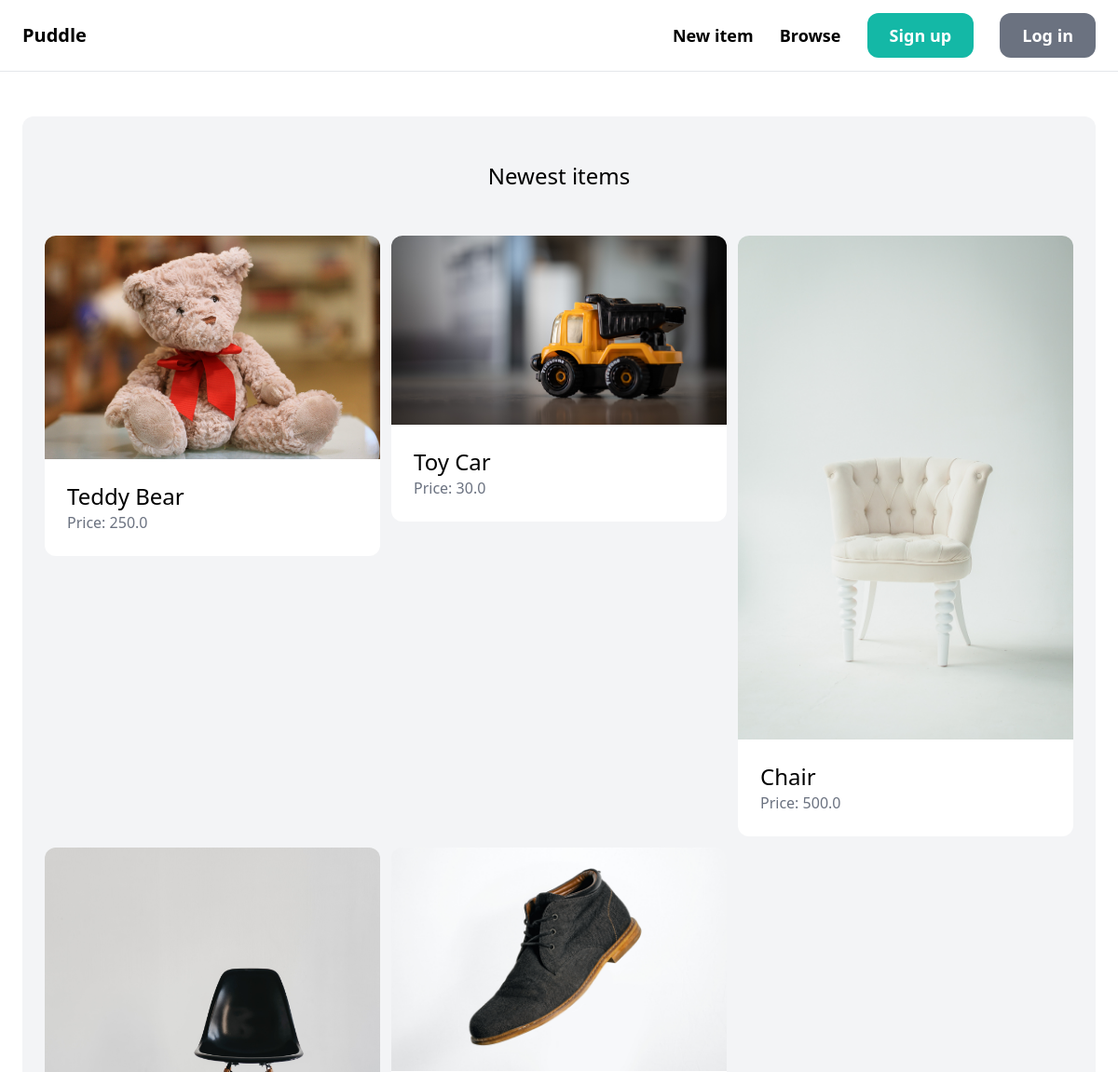
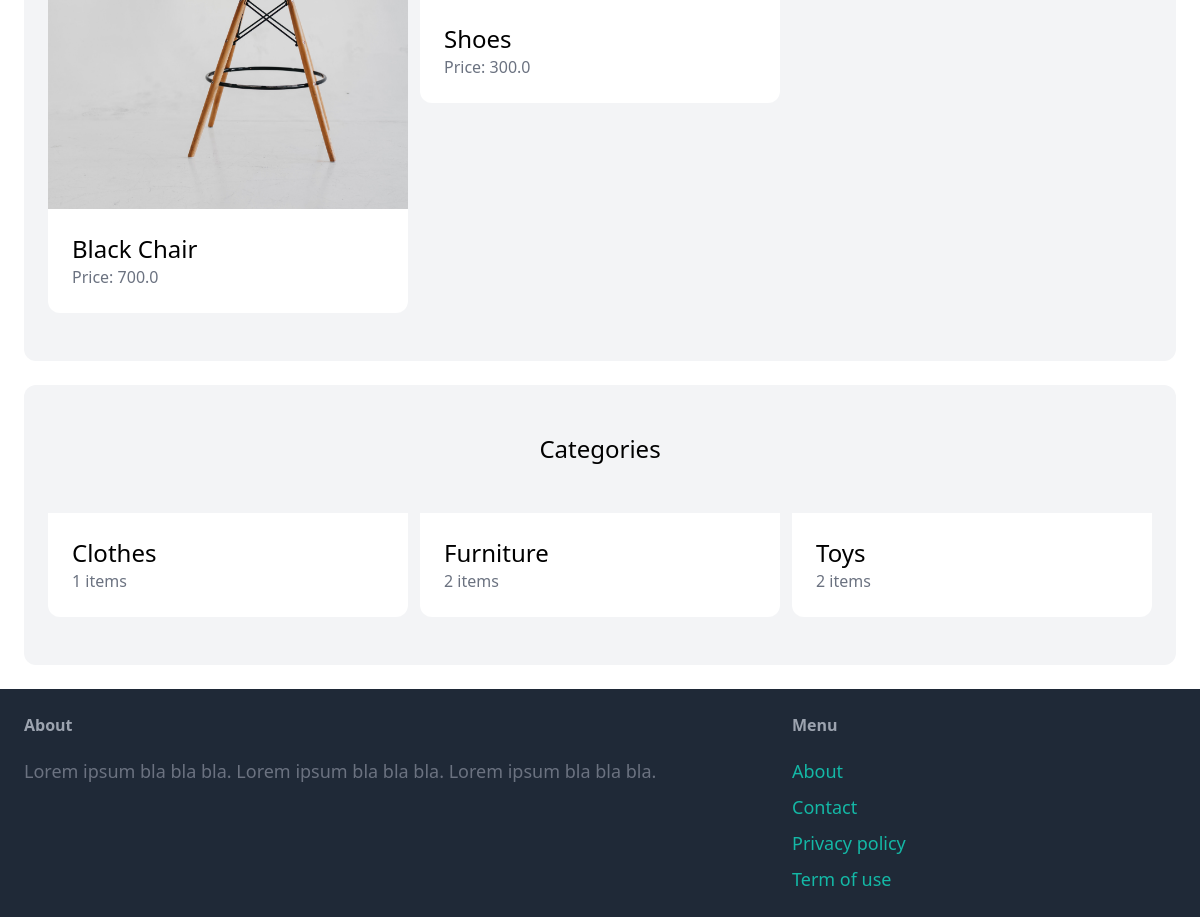
The page / on the database its author committed (2 pictures, top to bottom).
### item/models.py (models this page shows, shortened)
class Item(models.Model):
    category = models.ForeignKey(Category, related_name='items', on_delete=models.CASCADE)
    name = models.CharField(max_length=255)
    description = models.TextField(blank=True, null=True)
    price = models.FloatField()
    image = models.ImageField(upload_to='item_images', blank=True, null=True)
    is_sold = models.BooleanField(default=False)
    created_by = models.ForeignKey(User, related_name='items', on_delete=models.CASCADE)
    created_at = models.DateTimeField(auto_now_add=True)

class Category(models.Model):
    name = models.CharField(max_length=255)
    class Meta:
        ordering = ('name',)
        verbose_name_plural = 'Categories'

### core/views.py (the view)
# urls.py: path('', views.index, name='index'),
def index(request):
    items = Item.objects.filter(is_sold=False)[0:6]
    categories = Category.objects.all()
    return render(request, 'core/index.html', {
        'categories': categories,
        'items': items,
    })

### core/templates/core/index.html (shortened to what this page needs)
{% extends 'core/base.html' %}
{% block content %}
    <div class="mt-6 px-6 py-12 bg-gray-100 rounded-xl">
        <h2 class="mb-12 text-2xl text-center">Newest items</h2>
        <div class="grid grid-cols-3 gap-3">
            {% for item in items %}
                <div>
                    <a href="{% url 'item:detail' item.id %}">
                        <div>
                            <img src="{{ item.image.url }}" class="rounded-t-xl">
                        </div>
                        <div class="p-6 bg-white rounded-b-xl">
                            <h2 class="text-2xl">{{ item.name }}</h2>
                            <p class="text-gray-500">Price: {{ item.price }}</p>
                        </div>
                    </a>
                </div>
            {% endfor %}
        </div>
    </div>
    <div class="mt-6 px-6 py-12 bg-gray-100 rounded-xl">
        <h2 class="mb-12 text-2xl text-center">Categories</h2>
        <div class="grid grid-cols-3 gap-3">
            {% for category in categories %}
                <div>
                    <a href="#">
                        <div class="p-6 bg-white rounded-b-xl">
                            <h2 class="text-2xl">{{ category.name }}</h2>
                            <p class="text-gray-500">{{ category.items.count }} items</p>
                        </div>
                    </a>
                </div>
            {% endfor %}
        </div>
    </div>
{% endblock %}

### core/templates/core/base.html (shortened to what this page needs)
<!doctype html>
<html>
    <head>
        <script src="https://cdn.tailwindcss.com"></script>
    </head>
    <body>
        <nav class="py-6 px-6 flex justify-between items-center border-b border-gray-200">
            <a href="/" class="text-xl font-semibold">Puddle</a>
            <div class="space-x-6">
                <a href="{% url 'item:new' %}" class="text-lg font-semibold hover:text-gray-500">New item</a>
                <a href="{% url 'item:items' %}" class="text-lg font-semibold hover:text-gray-500">Browse</a>
                {% if request.user.is_authenticated %}
                    <a href="{% url 'conversation:inbox' %}" class="px-6 py-3 text-lg font-semibold bg-teal-500 text-white rounded-xl hover:bg-teal-700">Inbox</a>
                    <a href="{% url 'dashboard:index' %}" class="px-6 py-3 text-lg font-semibold bg-gray-500 text-white rounded-xl hover:bg-gray-700">Dashboard</a>
                {% else %}
                    <a href="{% url 'core:signup' %}" class="px-6 py-3 text-lg font-semibold bg-teal-500 text-white rounded-xl hover:bg-teal-700">Sign up</a>
                    <a href="{% url 'core:login' %}" class="px-6 py-3 text-lg font-semibold bg-gray-500 text-white rounded-xl hover:bg-gray-700">Log in</a>
                {% endif %}
            </div>
        </nav>
        <div class="px-6 py-6">
            {% block content %}
            {% endblock %}
        </div>
        <footer class="py-6 px-6 flex justify-between bg-gray-800">
            <div class="w-2/3 pr-10">
                <h3 class="mb-5 font-semibold text-gray-400">About</h3>
                <p class="text-lg text-gray-500">Lorem ipsum bla bla bla. Lorem ipsum bla bla bla. Lorem ipsum bla bla bla.</p>
            </div>
            <div class="w-1/3">
                <h3 class="mb-5 font-semibold text-gray-400">Menu</h3>
                <ul class="space-y-2">
                    <li><a href="#" class="text-lg text-teal-500 hover:text-teal-700">About</a></li>
                    <li><a href="{% url 'core:contact' %}" class="text-lg text-teal-500 hover:text-teal-700">Contact</a></li>
                    <li><a href="#" class="text-lg text-teal-500 hover:text-teal-700">Privacy policy</a></li>
                    <li><a href="#" class="text-lg text-teal-500 hover:text-teal-700">Term of use</a></li>
                </ul>
            </div>
        </footer>
    </body>
</html>

### rows shown on the page
Item: image (picture), name "Teddy Bear", price "250.0"
Item: image (picture), name "Toy Car", price "30.0"
Item: image (picture), name "Chair", price "500.0"
Item: image (picture), name "Black Chair", price "700.0"
Item: image (picture), name "Shoes", price "300.0"
Category: name "Clothes", items.count "1"
Category: name "Furniture", items.count "2"
Category: name "Toys", items.count "2"
